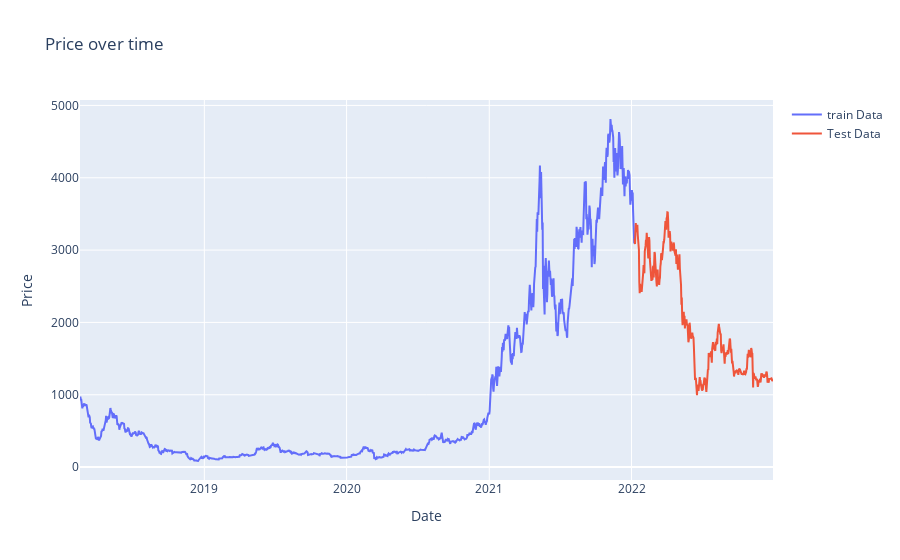

Source (notebook cell):
### Code cell
train_x = train_df.index
train_y = train_df['Adj Close']
test_x = test_df.index
test_y = test_df['Adj Close']

fig = go.Figure()
fig.add_trace(go.Scatter(x=train_x, y=train_y, name='train Data'))
fig.add_trace(go.Scatter(x=test_x, y=test_y, name='Test Data'))

fig.update_layout(
    xaxis_title='Date',
    yaxis_title='Price',
    title='Price over time'
)

fig.show()

### Figure 1 — Plotly figure (JSON) as saved in the notebook; plotly's stock layout.template omitted (floating-point values rounded to 4 significant figures; data arrays with more than 128 entries replaced by an {"elided": "..."} marker saying what was removed)
{"data": [{"name": "train Data", "type": "scatter", "x": {"elided": "1423 str values"}, "y": {"elided": "1423 float values"}}, {"name": "Test Data", "type": "scatter", "x": {"elided": "356 str values"}, "y": {"elided": "356 float values"}}], "layout": {"title": {"text": "Price over time"}, "xaxis": {"title": {"text": "Date"}}, "yaxis": {"title": {"text": "Price"}}}}
